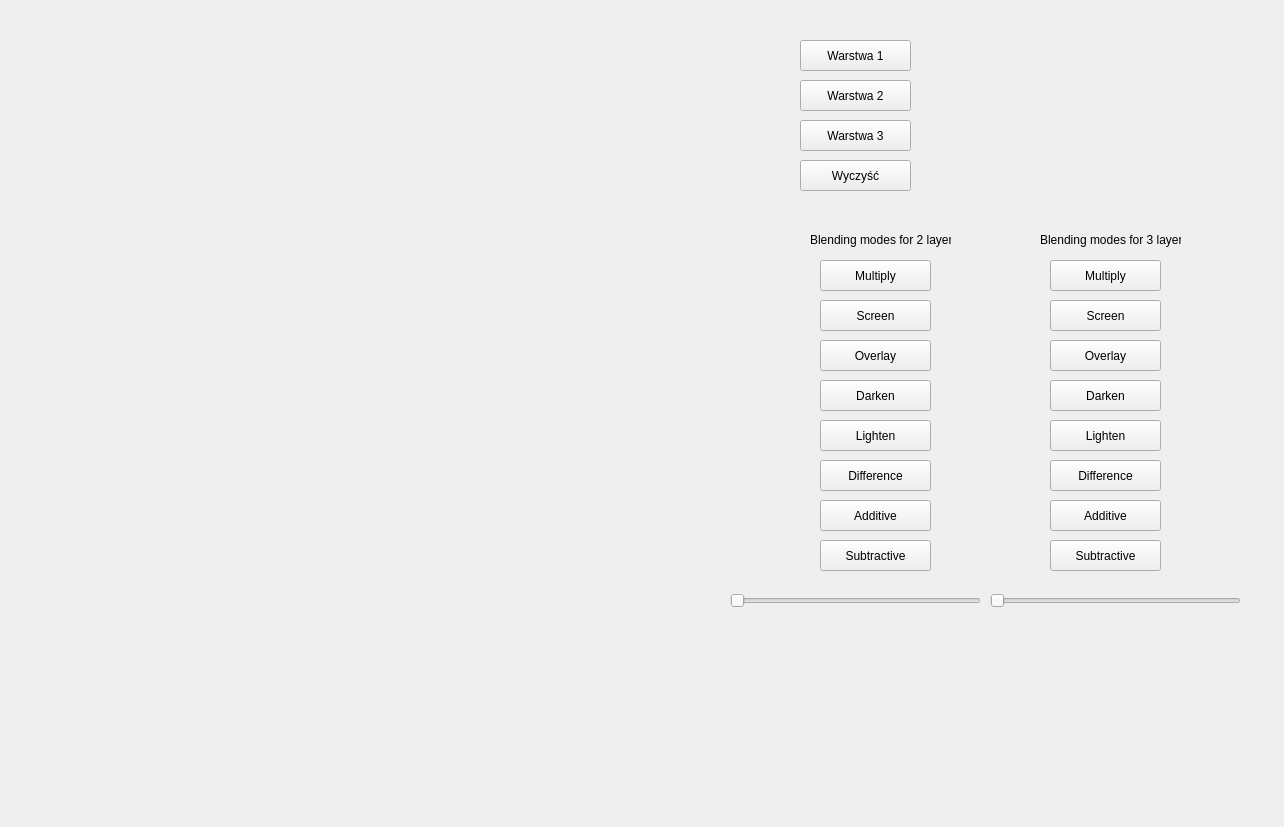
<?xml version="1.0" encoding="UTF-8"?>
<ui version="4.0">
 <class>BlendModesWidget</class>
 <widget class="QWidget" name="BlendModesWidget">
  <property name="geometry">
   <rect>
    <x>0</x>
    <y>0</y>
    <width>1284</width>
    <height>827</height>
   </rect>
  </property>
  <property name="windowTitle">
   <string>Form</string>
  </property>
  <widget class="BlendModesCanvas" name="blendModesCanvas" native="true">
   <property name="geometry">
    <rect>
     <x>50</x>
     <y>40</y>
     <width>611</width>
     <height>561</height>
    </rect>
   </property>
  </widget>
  <widget class="QPushButton" name="layerOneButton">
   <property name="geometry">
    <rect>
     <x>800</x>
     <y>40</y>
     <width>111</width>
     <height>31</height>
    </rect>
   </property>
   <property name="text">
    <string>Warstwa 1</string>
   </property>
  </widget>
  <widget class="QPushButton" name="layerTwoButton">
   <property name="geometry">
    <rect>
     <x>800</x>
     <y>80</y>
     <width>111</width>
     <height>31</height>
    </rect>
   </property>
   <property name="text">
    <string>Warstwa 2</string>
   </property>
  </widget>
  <widget class="QPushButton" name="layerThreeButton">
   <property name="geometry">
    <rect>
     <x>800</x>
     <y>120</y>
     <width>111</width>
     <height>31</height>
    </rect>
   </property>
   <property name="text">
    <string>Warstwa 3</string>
   </property>
  </widget>
  <widget class="QSlider" name="alphaBlendingSlider">
   <property name="geometry">
    <rect>
     <x>730</x>
     <y>590</y>
     <width>251</width>
     <height>22</height>
    </rect>
   </property>
   <property name="maximum">
    <number>100</number>
   </property>
   <property name="orientation">
    <enum>Qt::Horizontal</enum>
   </property>
  </widget>
  <widget class="QPushButton" name="clearButton">
   <property name="geometry">
    <rect>
     <x>800</x>
     <y>160</y>
     <width>111</width>
     <height>31</height>
    </rect>
   </property>
   <property name="text">
    <string>Wyczyść</string>
   </property>
  </widget>
  <widget class="QSlider" name="alphaBlendingForThreeLayersSlider">
   <property name="geometry">
    <rect>
     <x>990</x>
     <y>590</y>
     <width>251</width>
     <height>22</height>
    </rect>
   </property>
   <property name="maximum">
    <number>100</number>
   </property>
   <property name="orientation">
    <enum>Qt::Horizontal</enum>
   </property>
  </widget>
  <widget class="QPushButton" name="multiplyButton">
   <property name="geometry">
    <rect>
     <x>820</x>
     <y>260</y>
     <width>111</width>
     <height>31</height>
    </rect>
   </property>
   <property name="text">
    <string>Multiply</string>
   </property>
  </widget>
  <widget class="QPushButton" name="screenButton">
   <property name="geometry">
    <rect>
     <x>820</x>
     <y>300</y>
     <width>111</width>
     <height>31</height>
    </rect>
   </property>
   <property name="text">
    <string>Screen</string>
   </property>
  </widget>
  <widget class="QPushButton" name="overlayButton">
   <property name="geometry">
    <rect>
     <x>820</x>
     <y>340</y>
     <width>111</width>
     <height>31</height>
    </rect>
   </property>
   <property name="text">
    <string>Overlay</string>
   </property>
  </widget>
  <widget class="QPushButton" name="darkenButton">
   <property name="geometry">
    <rect>
     <x>820</x>
     <y>380</y>
     <width>111</width>
     <height>31</height>
    </rect>
   </property>
   <property name="text">
    <string>Darken</string>
   </property>
  </widget>
  <widget class="QPushButton" name="lightenButton">
   <property name="geometry">
    <rect>
     <x>820</x>
     <y>420</y>
     <width>111</width>
     <height>31</height>
    </rect>
   </property>
   <property name="text">
    <string>Lighten</string>
   </property>
  </widget>
  <widget class="QLabel" name="blendingModesLabel">
   <property name="geometry">
    <rect>
     <x>810</x>
     <y>230</y>
     <width>141</width>
     <height>20</height>
    </rect>
   </property>
   <property name="text">
    <string>Blending modes for 2 layers</string>
   </property>
  </widget>
  <widget class="QPushButton" name="differenceButton">
   <property name="geometry">
    <rect>
     <x>820</x>
     <y>460</y>
     <width>111</width>
     <height>31</height>
    </rect>
   </property>
   <property name="text">
    <string>Difference</string>
   </property>
  </widget>
  <widget class="QPushButton" name="additiveButton">
   <property name="geometry">
    <rect>
     <x>820</x>
     <y>500</y>
     <width>111</width>
     <height>31</height>
    </rect>
   </property>
   <property name="text">
    <string>Additive</string>
   </property>
  </widget>
  <widget class="QPushButton" name="subtractiveButton">
   <property name="geometry">
    <rect>
     <x>820</x>
     <y>540</y>
     <width>111</width>
     <height>31</height>
    </rect>
   </property>
   <property name="text">
    <string>Subtractive</string>
   </property>
  </widget>
  <widget class="QLabel" name="blendingModesForThreeLayersLabel">
   <property name="geometry">
    <rect>
     <x>1040</x>
     <y>230</y>
     <width>141</width>
     <height>20</height>
    </rect>
   </property>
   <property name="text">
    <string>Blending modes for 3 layers</string>
   </property>
  </widget>
  <widget class="QPushButton" name="lightenForThreeLayersButton">
   <property name="geometry">
    <rect>
     <x>1050</x>
     <y>420</y>
     <width>111</width>
     <height>31</height>
    </rect>
   </property>
   <property name="text">
    <string>Lighten</string>
   </property>
  </widget>
  <widget class="QPushButton" name="differenceForThreeLayersButton">
   <property name="geometry">
    <rect>
     <x>1050</x>
     <y>460</y>
     <width>111</width>
     <height>31</height>
    </rect>
   </property>
   <property name="text">
    <string>Difference</string>
   </property>
  </widget>
  <widget class="QPushButton" name="subtractiveForThreeLayersButton">
   <property name="geometry">
    <rect>
     <x>1050</x>
     <y>540</y>
     <width>111</width>
     <height>31</height>
    </rect>
   </property>
   <property name="text">
    <string>Subtractive</string>
   </property>
  </widget>
  <widget class="QPushButton" name="darkenForThreeLayersButton">
   <property name="geometry">
    <rect>
     <x>1050</x>
     <y>380</y>
     <width>111</width>
     <height>31</height>
    </rect>
   </property>
   <property name="text">
    <string>Darken</string>
   </property>
  </widget>
  <widget class="QPushButton" name="additiveForThreeLayersButton">
   <property name="geometry">
    <rect>
     <x>1050</x>
     <y>500</y>
     <width>111</width>
     <height>31</height>
    </rect>
   </property>
   <property name="text">
    <string>Additive</string>
   </property>
  </widget>
  <widget class="QPushButton" name="multiplyForThreeLayersButton">
   <property name="geometry">
    <rect>
     <x>1050</x>
     <y>260</y>
     <width>111</width>
     <height>31</height>
    </rect>
   </property>
   <property name="text">
    <string>Multiply</string>
   </property>
  </widget>
  <widget class="QPushButton" name="overlayForThreeLayersButton">
   <property name="geometry">
    <rect>
     <x>1050</x>
     <y>340</y>
     <width>111</width>
     <height>31</height>
    </rect>
   </property>
   <property name="text">
    <string>Overlay</string>
   </property>
  </widget>
  <widget class="QPushButton" name="screenForThreeLayersButton">
   <property name="geometry">
    <rect>
     <x>1050</x>
     <y>300</y>
     <width>111</width>
     <height>31</height>
    </rect>
   </property>
   <property name="text">
    <string>Screen</string>
   </property>
  </widget>
 </widget>
 <customwidgets>
  <customwidget>
   <class>BlendModesCanvas</class>
   <extends>QWidget</extends>
   <header>blendmodescanvas.h</header>
   <container>1</container>
  </customwidget>
 </customwidgets>
 <resources/>
 <connections/>
</ui>
